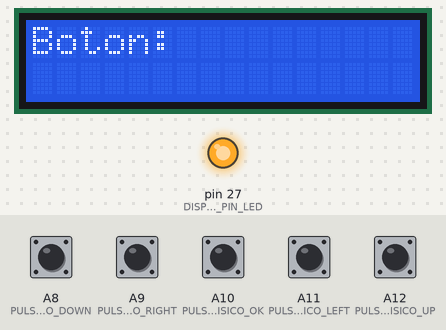
This sketch was run on a simulated Arduino Mega 2560, built with avr-gcc and run on an emulated ATmega2560. Parts: 16×2 character LCD, output pins drawn as LEDs (lit = HIGH). Inputs (shaded band) come from the test bench; at power-on: A8 (PULSADOR_FISICO_DOWN), A9 (PULSADOR_FISICO_RIGHT), A10 (PULSADOR_FISICO_OK), A11 (PULSADOR_FISICO_LEFT), A12 (PULSADOR_FISICO_UP) HIGH.

Above: at 1.2 s.
1.3 s: A8 (PULSADOR_FISICO_DOWN) pulled LOW for 0.15 s
At 2.4 s:
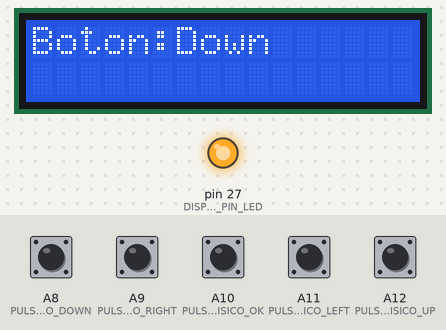
3.0 s: A9 (PULSADOR_FISICO_RIGHT) pulled LOW for 0.15 s
At 3.7 s:
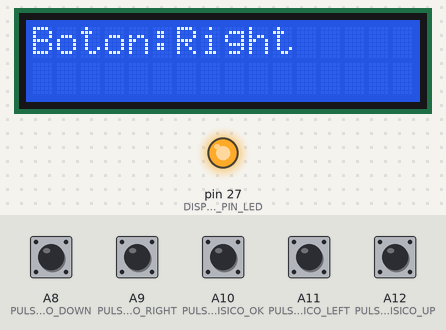
4.7 s: A10 (PULSADOR_FISICO_OK) pulled LOW for 0.15 s
At 6.1 s:
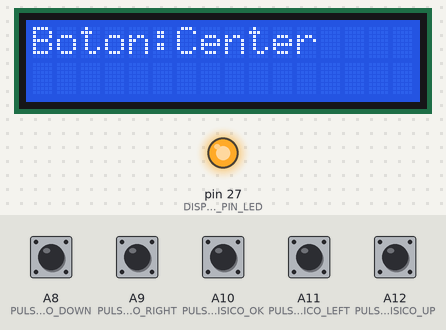
6.4 s: A11 (PULSADOR_FISICO_LEFT) pulled LOW for 0.15 s
At 7.6 s:
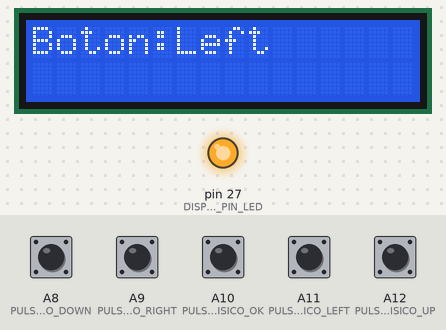
8.1 s: A12 (PULSADOR_FISICO_UP) pulled LOW for 0.15 s
At 8.8 s:
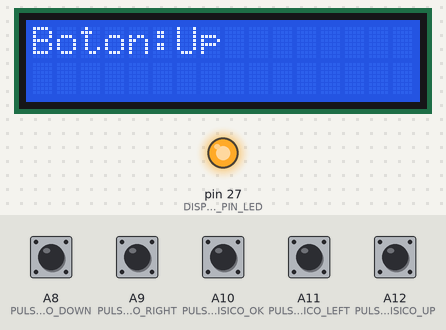
9.8 s: A8 (PULSADOR_FISICO_DOWN) pulled LOW for 1 s
At 11.4 s:
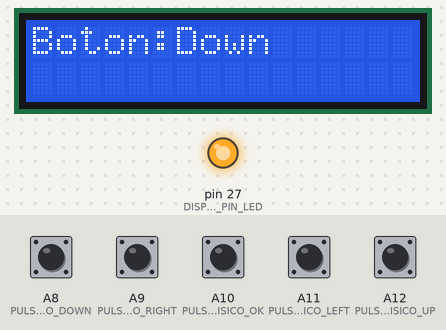
Timing chart, 0 to 12.9 s (numbered marks = the images above; inputs shaded):
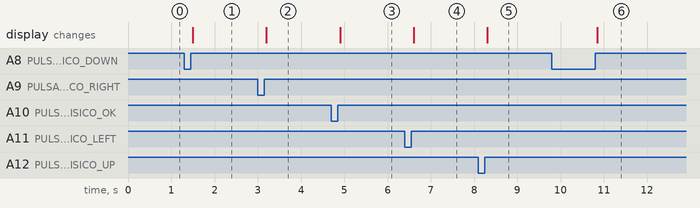

Measured:
- after the input at 1.3 s, the display: changes after 0.20 s (image 1)
- after the input at 3.0 s, the display: changes after 0.20 s (image 2)
- after the input at 4.7 s, the display: changes after 0.20 s (image 3)
- after the input at 6.4 s, the display: changes after 0.20 s (image 4)
- after the input at 8.1 s, the display: changes after 0.20 s (image 5)
- after the input at 9.8 s, the display: changes after 1.1 s (image 6)

The sketch:

pulsadores.ino
```cpp
// plaquita: Arduino mega 2560

#include "src/Display16x2/Display16x2.h"
#include "src/Pulsadores/Pulsadores.h"

void codigo_prueba_setup(void);
void codigo_prueba_loop(void);

void setup()
{
  Serial.begin(9600);
  pulsadores_init();
  display16x2_init(HIGH); // ponlo a LOW para apagar la luz de la pantalla

  display16x2_setCursor(0, 0);
  display16x2_print("Boton:");
}

void loop()
{
  pulsadores_polling();

  if (isUpClicked())
  {
    display16x2_setCursor(6, 0);
    display16x2_print("Up    "); // el espacio en blanco es para limpiar el valor anterior
  }

  if (isCenterlicked())
  {
    display16x2_setCursor(6, 0);
    display16x2_print("Center");
  }

  if (isDownClicked())
  {
    display16x2_setCursor(6, 0);
    display16x2_print("Down   "); // el espacio en blanco es para limpiar el valor anterior
  }

  if (isLeftClicked())
  {
    display16x2_setCursor(6, 0);
    display16x2_print("Left   "); // el espacio en blanco es para limpiar el valor anterior
  }

  if (isRightClicked())
  {
    display16x2_setCursor(6, 0);
    display16x2_print("Right  "); // el espacio en blanco es para limpiar el valor anterior
  }
}
```

Display16x2.cpp
```cpp
#include <Arduino.h>
#include "Display16x2.h"
#include <LiquidCrystal.h>

LiquidCrystal lcd(DISPLAY16x2_PIN_RS, DISPLAY16x2_PIN_E, DISPLAY16x2_PIN_D4, DISPLAY16x2_PIN_D5, DISPLAY16x2_PIN_D6, DISPLAY16x2_PIN_D7);

void display16x2_init(uint8_t lightStatus)
{
    pinMode(DISPLAY16x2_PIN_LED, OUTPUT);
    lcd.begin(16, 2);
    lcd.setCursor(0, 0);
    digitalWrite(DISPLAY16x2_PIN_LED, lightStatus);
}

void display16x2_light(uint8_t status)
{
    digitalWrite(DISPLAY16x2_PIN_LED, status);
}

void display16x2_print(char *texto)
{
    lcd.print(texto);
}

void display16x2_setCursor(uint8_t ejeX, uint8_t ejeY)
{
    lcd.setCursor(ejeX, ejeY);
}
```

Display16x2.h
```cpp
#ifndef _DISPLAY_16x2_
#define _DISPLAY_16x2_

#include <Arduino.h>

#define DISPLAY16x2_PIN_LED 27
#define DISPLAY16x2_PIN_RS 29
#define DISPLAY16x2_PIN_E 31
#define DISPLAY16x2_PIN_D4 33
#define DISPLAY16x2_PIN_D5 35
#define DISPLAY16x2_PIN_D6 37
#define DISPLAY16x2_PIN_D7 39

void display16x2_init(uint8_t lightStatus);
void display16x2_light(uint8_t status);
void display16x2_print(char *texto);
void display16x2_setCursor(uint8_t ejeX, uint8_t ejeY);

#endif
```

Pulsadores.cpp
```cpp
#include <Arduino.h>
#include "Pulsadores.h"

// Variables estáticas para gestión de pulsadores
static pulsadores_state_t buttons = {
    .up = {false, false, 0},
    .down = {false, false, 0},
    .left = {false, false, 0},
    .right = {false, false, 0},
    .ok = {false, false, 0}};

// Array para facilitar el acceso por índice
static const uint8_t buttonPins[] = {
    PULSADOR_FISICO_UP,
    PULSADOR_FISICO_DOWN,
    PULSADOR_FISICO_LEFT,
    PULSADOR_FISICO_RIGHT,
    PULSADOR_FISICO_OK};

static const uint8_t NUM_BUTTONS = 5;

// Función auxiliar para obtener el estado de un pulsador por pin
static button_state_t *getButtonState(uint8_t pin)
{
    switch (pin)
    {
    case PULSADOR_FISICO_UP:
        return &buttons.up;
    case PULSADOR_FISICO_DOWN:
        return &buttons.down;
    case PULSADOR_FISICO_LEFT:
        return &buttons.left;
    case PULSADOR_FISICO_RIGHT:
        return &buttons.right;
    case PULSADOR_FISICO_OK:
        return &buttons.ok;
    default:
        return nullptr;
    }
}

void pulsadores_init(void)
{
    // Configurar todos los pines como entradas con pull-up
    pinMode(PULSADOR_FISICO_UP, INPUT_PULLUP);
    pinMode(PULSADOR_FISICO_DOWN, INPUT_PULLUP);
    pinMode(PULSADOR_FISICO_LEFT, INPUT_PULLUP);
    pinMode(PULSADOR_FISICO_RIGHT, INPUT_PULLUP);
    pinMode(PULSADOR_FISICO_OK, INPUT_PULLUP);

    // Leer estado inicial para evitar falsos clicks al inicio
    pulsadores_polling();
}

void pulsadores_polling(void)
{
    unsigned long currentTime = millis();

    // Procesar cada pulsador
    for (int i = 0; i < NUM_BUTTONS; i++)
    {
        uint8_t pin = buttonPins[i];
        button_state_t *btn = getButtonState(pin);

        if (btn == nullptr)
            continue;

        // Leer estado actual (LOW = presionado por pull-up)
        bool currentPressed = (digitalRead(pin) == LOW);

        // Gestión de debounce
        if (currentPressed != btn->lastState)
        {
            btn->lastDebounceTime = currentTime;
        }

        if ((currentTime - btn->lastDebounceTime) > BUTTON_DEBOUNCE_DELAY)
        {
            if (currentPressed != btn->pressed)
            {
                btn->pressed = currentPressed;
            }
        }

        // Guardar último estado para próxima iteración
        btn->lastState = currentPressed;
    }
}

bool button_isPressed(uint8_t buttonPin)
{
    button_state_t *btn = getButtonState(buttonPin);
    if (btn == nullptr)
        return false;
    return btn->pressed;
}

bool button_isClicked(uint8_t buttonPin)
{
    // Para detectar click, necesitamos mantener un estado estático por cada botón
    static bool wasPressed[5] = {false};
    static uint8_t buttonIndex[5] = {0};

    // Encontrar el índice del botón
    int idx = -1;
    for (int i = 0; i < NUM_BUTTONS; i++)
    {
        if (buttonPins[i] == buttonPin)
        {
            idx = i;
            break;
        }
    }

    if (idx == -1)
        return false;

    button_state_t *btn = getButtonState(buttonPin);
    if (btn == nullptr)
        return false;

    bool currentPressed = btn->pressed;
    bool clicked = false;

    // Detectar cuando se suelta el pulsador (transición de presionado a liberado)
    if (wasPressed[idx] == true && currentPressed == false)
    {
        clicked = true;
    }

    wasPressed[idx] = currentPressed;
    return clicked;
}

bool button_isReleased(uint8_t buttonPin)
{
    button_state_t *btn = getButtonState(buttonPin);
    if (btn == nullptr)
        return false;
    return !btn->pressed;
}

// ========== Funciones específicas para cada pulsador ==========

bool isUpPressed(void)
{
    return button_isPressed(PULSADOR_FISICO_UP);
}

bool isUpClicked(void)
{
    return button_isClicked(PULSADOR_FISICO_UP);
}

bool isDownPressed(void)
{
    return button_isPressed(PULSADOR_FISICO_DOWN);
}

bool isDownClicked(void)
{
    return button_isClicked(PULSADOR_FISICO_DOWN);
}

bool isLeftPressed(void)
{
    return button_isPressed(PULSADOR_FISICO_LEFT);
}

bool isLeftClicked(void)
{
    return button_isClicked(PULSADOR_FISICO_LEFT);
}

bool isRightPressed(void)
{
    return button_isPressed(PULSADOR_FISICO_RIGHT);
}

bool isRightClicked(void)
{
    return button_isClicked(PULSADOR_FISICO_RIGHT);
}

bool isCenterPressed(void)
{
    return button_isPressed(PULSADOR_FISICO_OK);
}

bool isCenterlicked(void)
{
    return button_isClicked(PULSADOR_FISICO_OK);
}

// ========== Funciones auxiliares ==========

uint8_t getAnyButtonPressed(void)
{
    for (int i = 0; i < NUM_BUTTONS; i++)
    {
        if (button_isPressed(buttonPins[i]))
        {
            return buttonPins[i];
        }
    }
    return 0; // Ningún botón presionado
}

uint8_t getAnyButtonClicked(void)
{
    for (int i = 0; i < NUM_BUTTONS; i++)
    {
        if (button_isClicked(buttonPins[i]))
        {
            return buttonPins[i];
        }
    }
    return 0; // Ningún botón clickeado
}
```

Pulsadores.h
```cpp
#ifndef _PULSADORES_
#define _PULSADORES_

#include <Arduino.h>

#define PULSADOR_FISICO_UP A12
#define PULSADOR_FISICO_DOWN A8
#define PULSADOR_FISICO_LEFT A11
#define PULSADOR_FISICO_RIGHT A9
#define PULSADOR_FISICO_OK A10

#define PULSADOR_UP 1
#define PULSADOR_DOWN 2
#define PULSADOR_LEFT 3
#define PULSADOR_RIGHT 4
#define PULSADOR_OK 5

// Configuración de debounce (ms)
#define BUTTON_DEBOUNCE_DELAY 50

// Estructura para almacenar el estado de un pulsador
typedef struct
{
    bool pressed;                   // Estado actual presionado
    bool lastState;                 // Último estado para detección de flancos
    unsigned long lastDebounceTime; // Último tiempo para debounce
} button_state_t;

// Estructura para todos los pulsadores
typedef struct
{
    button_state_t up;
    button_state_t down;
    button_state_t left;
    button_state_t right;
    button_state_t ok;
} pulsadores_state_t;

// Inicialización
void pulsadores_init(void);

// Actualización de estados (llamar en el loop)
void pulsadores_polling(void);

// Funciones para consultar estados
bool button_isPressed(uint8_t buttonPin);
bool button_isClicked(uint8_t buttonPin);
bool button_isReleased(uint8_t buttonPin);

// Funciones específicas para cada pulsador (más cómodo)
bool isUpPressed(void);
bool isUpClicked(void);
bool isDownPressed(void);
bool isDownClicked(void);
bool isLeftPressed(void);
bool isLeftClicked(void);
bool isRightPressed(void);
bool isRightClicked(void);
bool isCenterPressed(void);
bool isCenterlicked(void);

// Función para obtener cualquier pulsador presionado (útil para menús)
uint8_t getAnyButtonPressed(void);
uint8_t getAnyButtonClicked(void);

#endif
```
